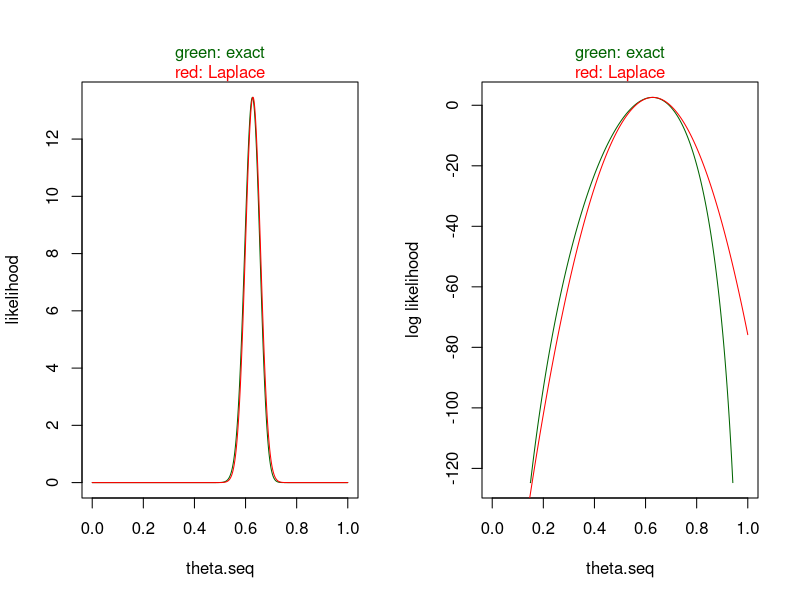

Recreate this plot in R.
# uses Laplace approximation to estimate posterior mean, variance, skewness, and Pr(theta < P0)

### CHOICES HERE

genlink.data <- c(125,18,20,34);    label="original"  ### original
genlink.data <- c(14,0,1,5);        label="small"   ### smaller
genlink.data <- c(125,18,20,34) *3; label="big"  ### bigger

y1 = genlink.data[1]; y2 = genlink.data[2]; y3 = genlink.data[3]; y4 = genlink.data[4]

log.post = function(theta)
  y1*log((2+theta)/4)+(y2+y3)*log((1-theta)/4)+y4*log(theta/4)
#### Inefficient, but cute.
deriv.log.post = deriv(body(log.post), "theta", log.post, hessian=TRUE)
deriv.log.post
D.log.post = function(theta) c(attr(deriv.log.post(theta), "gradient"))
DD.log.post = function(theta) c(attr(deriv.log.post(theta), "hessian"))

moments = sapply(1:3,	function(Power) {
  log.g = function(theta) Power*log(theta)
  log.post.g <- function(theta)  log.post(theta) + log.g(theta)
  deriv.log.g = deriv(body(log.g), "theta", log.g, hessian=TRUE)
  D.log.g = function(theta) c(attr(deriv.log.g(theta), "gradient")) 
  DD.log.g = function(theta) c(attr(deriv.log.g(theta), "hessian")) 
  
  D.log.post.g = function(theta) D.log.post(theta) +  D.log.g(theta) 
  DD.log.post.g = function(theta) DD.log.post(theta) + DD.log.g(theta)
  
  theta.hat = print(optimize(log.post, 0:1, maximum=TRUE)$maximum)
  theta.hat.g = print(optimize(log.post.g, 0:1, maximum=TRUE)$maximum)
  
  sig.hat = print(DD.log.post(theta.hat))
  sig.hat.g = print(DD.log.post.g(theta.hat))
  sig.hat.g/sig.hat * exp(log.post.g(theta.hat.g) - log.post(theta.hat))
}
)
names(moments) = c("first", "second", "third")
moments
post.mean.lap = moments[1]
post.variance.lap = moments[2] - moments[1]^2
post.sd.lap = sqrt(post.variance.lap)
skewness = print((moments[3] + 2*moments[1]^3 - 3*moments[2]*moments[1])
                 /post.variance.lap^(3/2))

#### Plot results

#quartz(width=10, height=6)  ## creates a new graph on any platform 
par(mfrow=c(1,2))
npoints = 5000
theta.seq <- seq(0,1,length=npoints)
logliks  <- log.post(theta.seq)
normalizer <- sum(exp(logliks)) / npoints

plot(theta.seq, (exp(logliks)/normalizer), 
     type="l", col="darkgreen", ylab="likelihood")
lines(theta.seq, dnorm(theta.seq, mean=post.mean.lap, sd=post.sd.lap), col="red")
mtext("red: Laplace", col="red", side = 3)
mtext("green: exact", col="darkgreen", side = 3, line = 1)

plot(theta.seq, log(exp(logliks)/normalizer), 
     type="l", col="darkgreen", ylab="log likelihood")
lines(theta.seq, log(dnorm(theta.seq, mean=post.mean.lap, sd=post.sd.lap)), col="red")
mtext("red: Laplace", col="red", side = 3)
mtext("green: exact", col="darkgreen", side = 3, line = 1)


#  Not necessary here: log.post.vectorized = Vectorize(log.post)
rbind(laplace=moments,
      exact=sapply(1:3, function(Power)
  integrate(function(theta) 
    exp(log.post((theta))) * theta^Power
    , lower=0, upper=1)$value/
    integrate(function(theta) 
      exp(log.post(theta))
      , lower=0, upper=1)$value 
))

